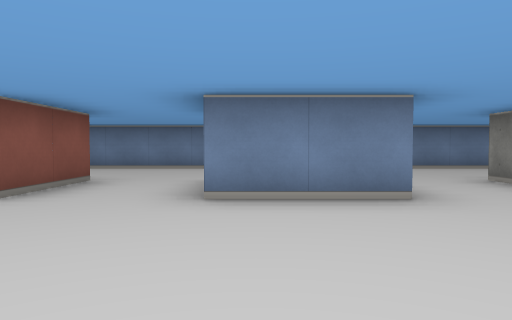
view 1 (above)

24 first-person views from a walk through a cub3D ray-caster map. The camera is about half as high as the walls, tilts 2° down and sees 70° across. The floor is counted in squares. Each view is taken from the middle of a square. On the plan, view 1 faces up. The plan holds only what a view shows up to about 9 squares ahead; the rest is blank.

view 2
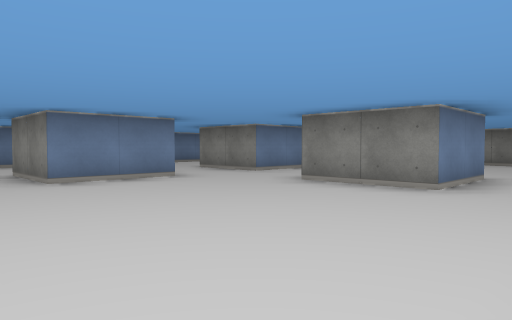

view 3
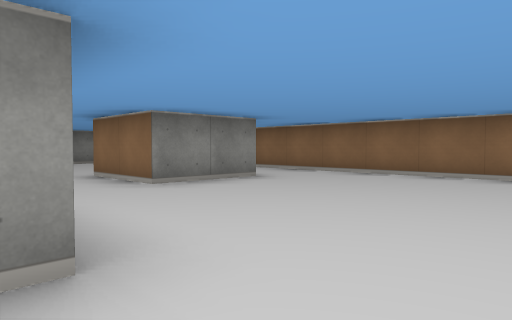

view 4
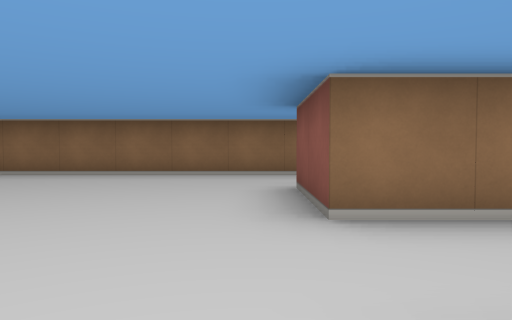

view 5
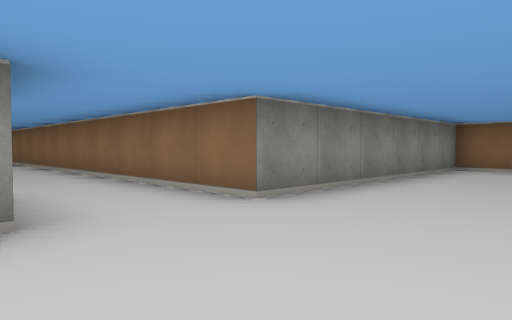

view 6
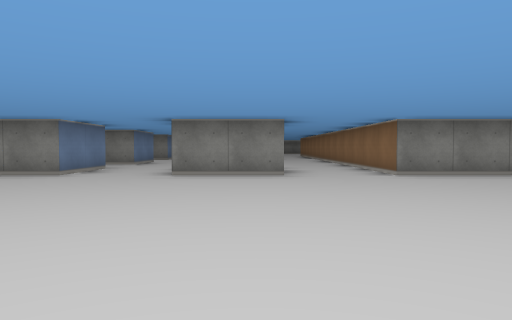

view 7
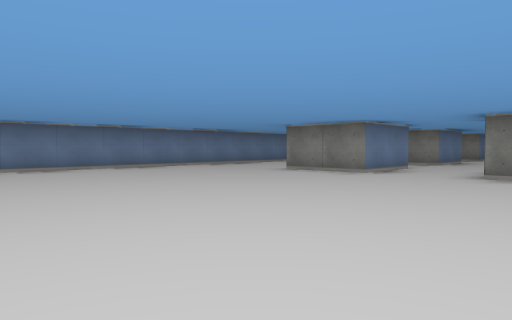

view 8
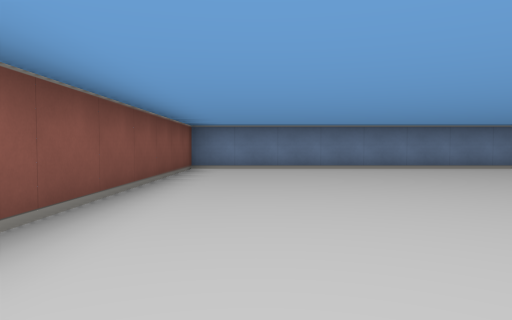

view 9
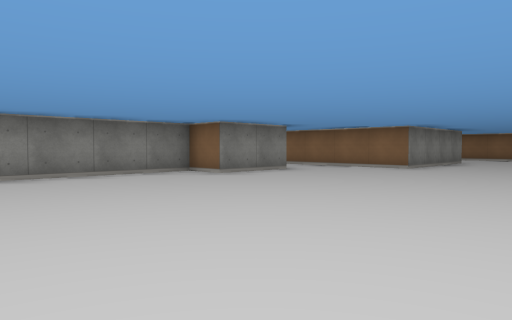

view 10
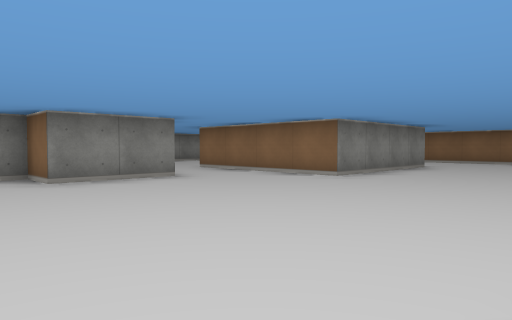

view 11
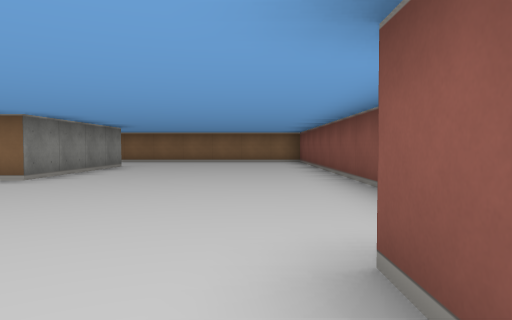

view 12
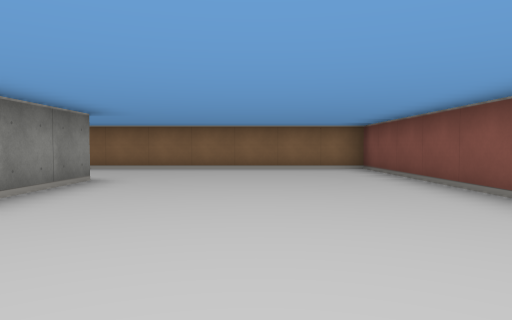

view 13
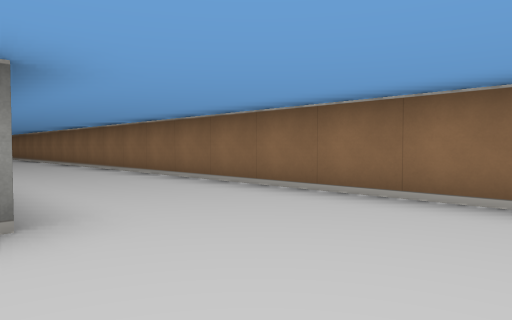

view 14
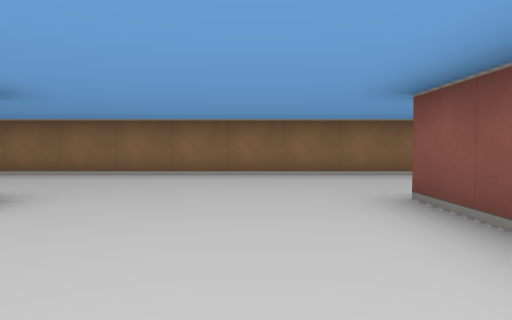

view 15
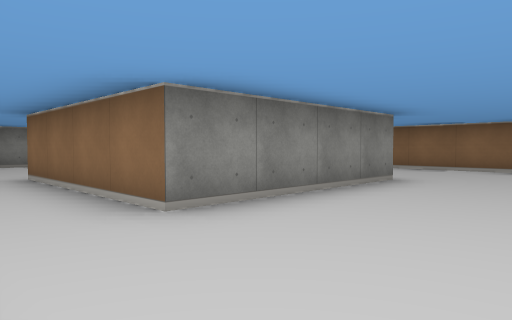

view 16
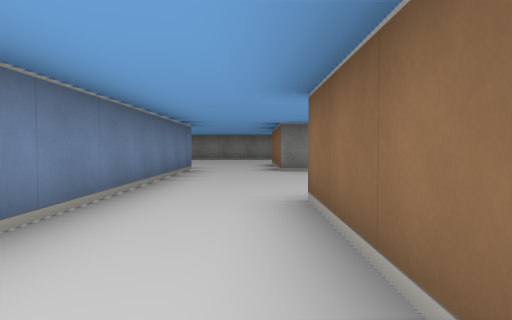

view 17
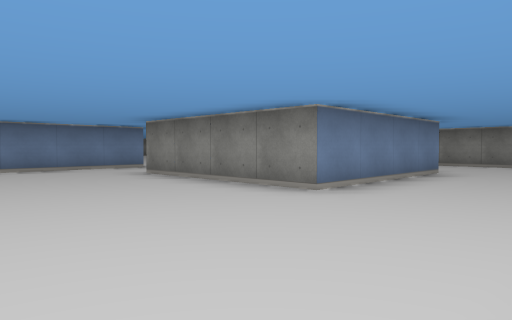

view 18
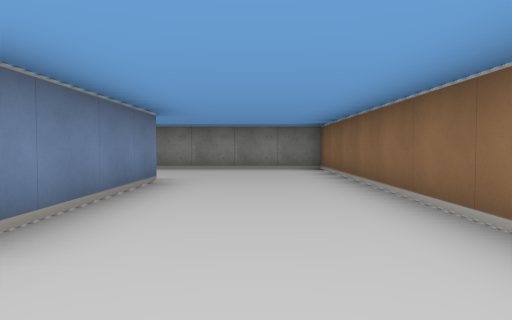

view 19
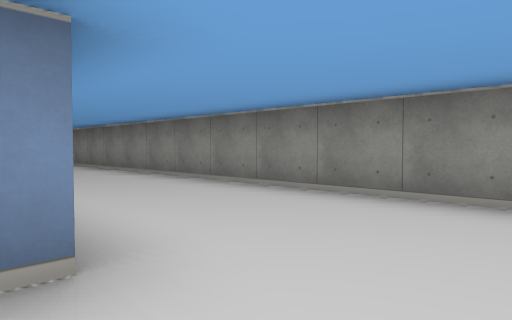

view 20
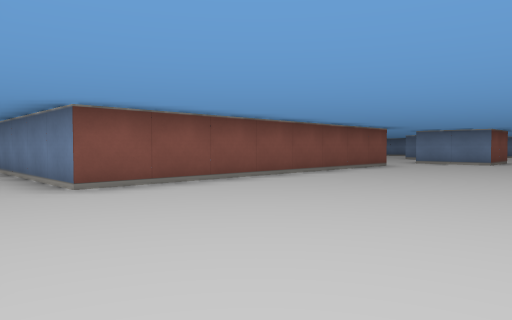

view 21
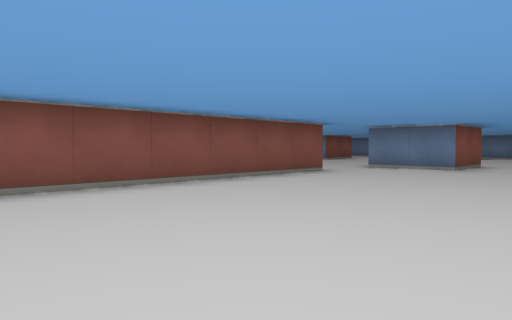

view 22
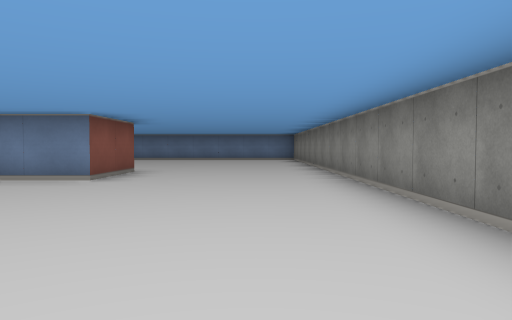

view 23
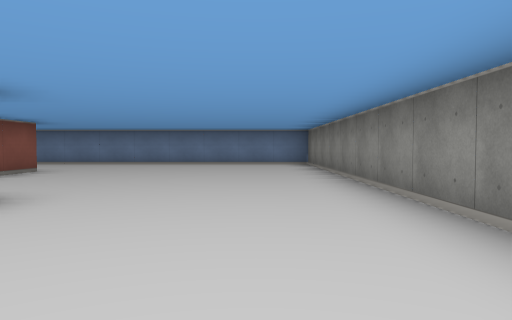

view 24
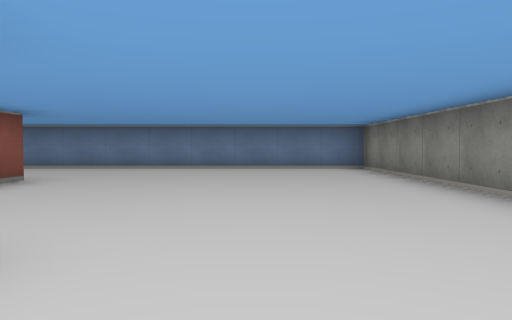

### Floor plan
Points are (right, up) in squares from view 1. A wall is a line through its corners. A room is listed if a view was taken in it or the views show most of it. See-through windows are left out.
Room 1 (views 1, 2)
walls: (-2.5, 1.5) (-2.5, -0.5); (2.5, -0.5) (2.5, 1.5) (3.5, 1.5); (1.6, 3.5) (-0.5, 3.5); (-2.5, -2.5) (2.5, -2.5)
ways out: opening at (-3.5, -1.5) to room 2; opening at (-3.5, 2.5) to room 2; opening at (-1.5, 4.5) to room 2; opening at (2.5, 4.5) to room 2; opening at (3.5, -1.5); opening at (4, 2.5)
Room 2 (views 3, 4, 5, 6, 7, 8, 9, 10, 11, 12, 13, 14, 15, 16, 17, 18, 19, 20, 21, 22, 23, 24)
walls: (0.5, -16.6) (0.5, -12.5) (4.5, -12.5); (-3.5, -15.1) (-3.5, -16.5); (-5.5, -10.5) (-5.5, -8.5) (-4.5, -8.5) (-4.5, -2.5) (-2.5, -2.5); (-7.5, -16.6) (-7.5, -12.5) (-3.8, -12.5); (9.1, -19.5) (15.5, -19.5) (15.5, -8.8); (-4.5, -0.6) (-4.5, 1.5); (9.5, -2.5) (9.5, -10.5) (3.1, -10.5); (12.6, -16.5) (8.5, -16.5) (8.5, -12.5) (9.8, -12.5); (-11.5, -7.6) (-11.5, -8.5); (-3.9, 1.5) (-2.5, 1.5); (-12.5, -11.5) (-12.5, -19.5) (2.6, -19.5); (-0.5, 3.5) (-0.5, 5.5); (3.5, 3.5) (3.5, 5.5); (15.5, -3.9) (15.5, 8.5) (7.5, 8.5); (11.5, 1.5) (11.5, -0.5) (9.8, -0.5); (-2.5, 5.5) (-2.5, 3.5) (-4.5, 3.5) (-4.5, 5.5); (9.5, 5.5) (9.5, 4.4); (0.1, 8.5) (-12.5, 8.5) (-12.5, 2.1); (5.5, 8.5) (3.6, 8.5)
ways out: opening at (-3.5, -1.5) to room 1; opening at (-3.5, 2.5) to room 1; opening at (-1.5, 4.5) to room 1; opening at (2.5, 4.5) to room 1; opening at (9.8, 0.5)

Where each view was taken, in squares from view 1:
view 1: 0 up, 0 right, facing up
view 2: 2 down, 2 left, facing up-right
view 3: 4 up, 2 left, facing down-right
view 4: 4 up, 2 left, facing down
view 5: 0 up, 7 left, facing down-right
view 6: 0 up, 11 left, facing right
view 7: 0 up, 11 left, facing up-right
view 8: 0 up, 11 left, facing up
view 9: 4 down, 11 left, facing down-right
view 10: 7 down, 11 left, facing down-right
view 11: 7 down, 11 left, facing down
view 12: 11 down, 10 left, facing down
view 13: 16 down, 10 left, facing down-right
view 14: 13 down, 2 left, facing down
view 15: 11 down, 2 left, facing down-right
view 16: 12 down, 1 right, facing right
view 17: 19 down, 5 right, facing up-right
view 18: 18 down, 7 right, facing right
view 19: 18 down, 12 right, facing up-right
view 20: 12 down, 14 right, facing up-left
view 21: 9 down, 14 right, facing up-left
view 22: 6 down, 14 right, facing up
view 23: 2 down, 14 right, facing up
view 24: 0 up, 13 right, facing up
